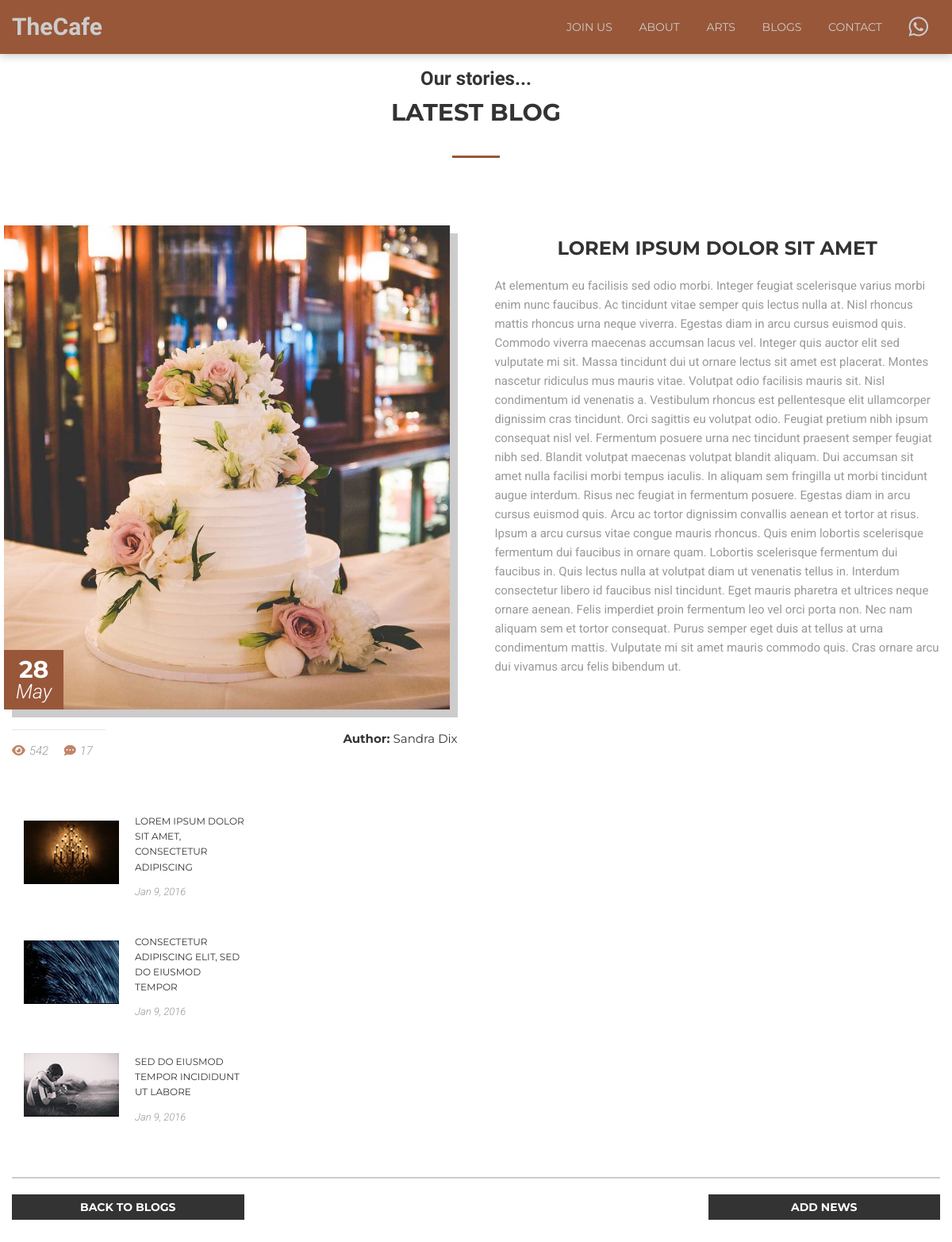
Screenshot of /assets/php/blogs.php?id=1 with the database file from the repository.
### tables this page shows
CREATE TABLE `foodblogs` (
  `id` int(11) NOT NULL,
  `category` varchar(255) NOT NULL,
  `title` varchar(255) NOT NULL,
  `shortblog` text NOT NULL,
  `fullblog` text NOT NULL,
  `authorid` int(11) NOT NULL,
  `blogday` varchar(255) NOT NULL,
  `blogmonth` varchar(255) NOT NULL,
  `blogimage` text NOT NULL
);

CREATE TABLE `blogers` (
  `id` int(11) NOT NULL,
  `first_name` varchar(255) NOT NULL,
  `last_name` varchar(255) NOT NULL,
  `photo` text NOT NULL,
  `contact` text NOT NULL
);

### assets/php/blogs.php (the view, shortened to what this page needs)
<?php
$pdo = DBConnect::getConnection();
$query = "SELECT foodblogs.`id` AS blogs_id, `title`, `fullblog`, `blogimage`, `blogday`, `blogmonth`, blogers.id AS blogers_id, first_name, last_name, shortblog
        FROM `foodblogs`, blogers
        WHERE blogers.id = authorid
        ORDER BY `foodblogs`.`id`";
$result = $pdo->query($query);
$blogs = $result->fetchAll();
$blogId = (int)$_GET['id'];
$blog = $blogs[$blogId -1];
if(isset($_COOKIE['postToReg'])) {
    $navlinkreg = '<a class="nav__link" href="./assets/php/reg.php"><b>' . htmlspecialchars(trim($_COOKIE['postToReg'])) . '</b></a>';
    $hidereg = 'class="section section--registration hide"';
} else {
    if($_SERVER['REQUEST_METHOD'] !== 'POST') {
        $navlinkreg = $_COOKIE['postToReg'] = '<a class="nav__link" href="../../index.php#registration">join us</a>';
    }
}
?>
<!DOCTYPE html>
<html lang="en">
<head>
    <link rel="stylesheet" href="../css/style.css">
     <link rel="stylesheet" href="https://use.fontawesome.com/releases/v5.7.2/css/all.css">
    <link rel="stylesheet" type="text/css" href="https://cdn.jsdelivr.net/npm/slick-carousel@1.8.1/slick/slick.css"/>
</head>
<body>
<header class="header" id="header">
    <div class="container">
        <div class="header__inner">
            <a class="header__logo" href="../../index.php">TheCafe</a>
            <nav class="nav" id="nav">
                <?=$navlinkreg;?>
                <a class="nav__link" href="../../index.php#about">about</a>
                <a class="nav__link" href="../../index.php#works">Arts</a>
                <a class="nav__link" href="../../index.php#blog">Blogs</a>
                <a class="nav__link" href="../../index.php#footer">Contact</a>
                <a class="nav__link whatsup" href="https://api.whatsapp.com/send?phone=79168291896">
                    <i class="fa-brands fa-whatsapp fa-2xl"></i></a>
            </nav>
        </div>
    </div>
</header>
                <section class="section" id="blog">
                    <div class="container">
                        <div class="section__header">
                            <h3 class="section__suptitle">Our stories...</h3>
                            <h2 class="section__title">Latest blog</h2>
                        </div>
                        <div class="blog blog--opened">
                            <div class="blog__item blog__item--opened">
                                <div class="blog__header blog__header--opened">
                                    <div class="blog__inner--opened">
                                    <a class="blog__img--opened" href="./assets/php/blogs.php?id=1">
                                        <img class="blog__photo blog__photo--active" src="<?=$blog['blogimage']?>" alt=""></a>
                                    <div class="blog__date blog__date--opened">
                                        <div class="blog__date-day blog__date-day--opened"><?=$blog['blogday']?></div>
                                        <div class="blog__date-month blog__date-month--opened"><?=$blog['blogmonth']?></div>
                                    </div>
                                    </div>
                                <div class="blog__photo--under">
                                        <div class="blog__footer">
                                        <div class="blog-stat">
                                        <span class="blog-stat__item">
                                        <i class="fa-solid fa-eye"></i>542</span>
                                            <span class="blog-stat__item">
                                        <i class="fa-solid fa-comment-dots"></i>17</span>
                                        </div>
                                        </div>
                                        <div class="blog__author">
                                            <b>Author: </b><a href="../../index.php#team"><?=$blog['first_name']?> <?=$blog['last_name']?></a>
                                        </div>
                                </div>
                                    <div class="footer__col footer__col--second--blogs">
                                        <div class="blogs__blogs">
                                            <div class="blogs__item">
                                                <img class="blogs__img" src="../images/footer/blogs/1.png" alt="">
                                                <div class="blogs__content">
                                                    <a class="blogs__title" href="arts.php"><p>Lorem ipsum dolor sit amet, consectetur adipiscing</p></a>
                                                    <div class="blogs__date">
                                                        Jan 9, 2016
                                                    </div>
                                                </div>
                                            </div>
                                            <div class="blogs__item">
                                                <img class="blogs__img" src="../images/footer/blogs/2.png" alt="">
                                                <div class="blogs__content">
                                                    <a class="blogs__title" href="arts.php"><p>Consectetur adipiscing elit, sed do eiusmod tempor</p></a>
                                                    <div class="blogs__date">
                                                        Jan 9, 2016
                                                    </div>
                                                </div>
                                            </div>
                                            <div class="blogs__item">
                                                <img class="blogs__img" src="../images/footer/blogs/3.png" alt="">
                                                <div class="blogs__content">
                                                    <a class="blogs__title" href="arts.php"><p>sed do eiusmod tempor
                                                            incididunt ut labore</p></a>
                                                    <div class="blogs__date">
                                                        Jan 9, 2016
                                                    </div>
                                                </div>
                                            </div>
                                        </div>
                                    </div>
                                </div>
                                <div class="blog__content blog__content--opened">
                                    <div class="blog__title blog__title--opened">
                                        <a href="./assets/php/blogs.php?id=1"><?=$blog['title']?></a>
                                    </div>
                                    <p class="blog__text blog__text--opened"><?=$blog['fullblog'] = str_replace("\r\n\r\n",'<br><br>', $blog['fullblog'])?></p>
                                </div>
                            </div>
                            <a href="../../index.php#blog" class="back__button" id="backClick">back to blogs</a>
                            <a href="admin.php" class="back__button" id="backClick">add news</a>
                        </div>
                    </div>
                </section>
</body>
</html>

### rows the page displays
foodblogs: blogimage (picture), blogday "28", blogmonth "May", title "LOREM IPSUM DOLOR SIT AMET", fullblog "At elementum eu facilisis sed odio morbi. Integer feugiat scelerisque varius morbi enim nunc faucibus. Ac tincidunt vitae semper quis lectus nulla at. Nisl rhoncus mattis rhoncus urna neque viverra. Egestas diam in arcu cursus euismod quis. Commodo viverra maecenas accumsan lacus vel. Integer quis auctor elit sed vulputate mi sit. Massa tincidunt dui ut ornare lectus sit amet est placerat. Montes nascetur ridiculus mus mauris vitae. Volutpat odio facilisis mauris sit. Nisl condimentum id venenatis a. Vestibulum rhoncus est pellentesque elit ullamcorper dignissim cras tincidunt. Orci sagittis eu volutpat odio. Feugiat pretium nibh ipsum consequat nisl vel. Fermentum posuere urna nec…"
blogers: first_name "Sandra", last_name "Dix"
